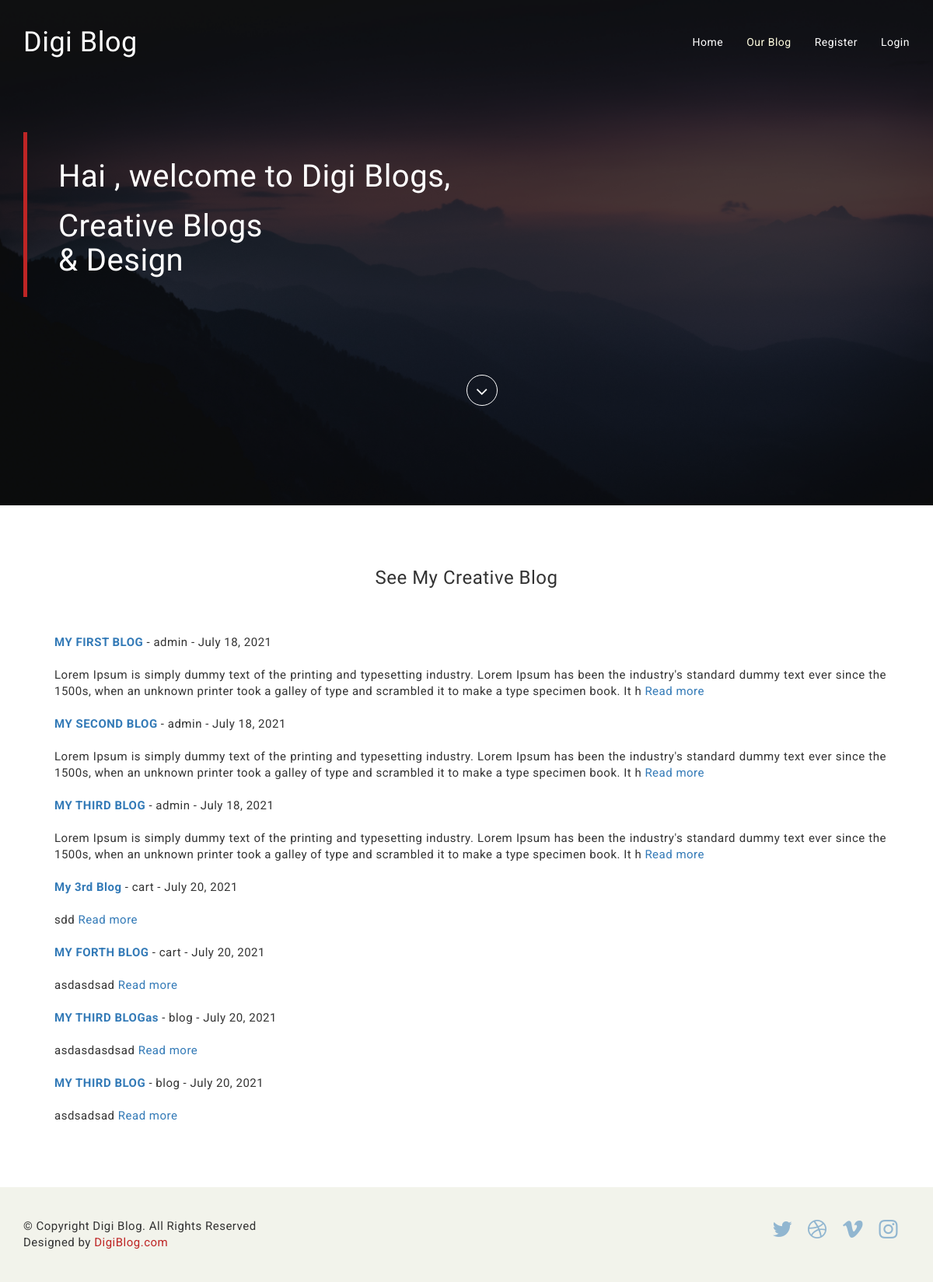
The page / on the database its author committed.
### blogapp/models.py (models this page shows, shortened)
class Post(models.Model):
    title=models.CharField(max_length=200)
    author=models.ForeignKey(User,on_delete=models.CASCADE)
    body=models.TextField()
    post_date=models.DateField(auto_now_add=True)

### blogapp/views.py (the view)
# urls.py: path('',HomeView.as_view(),name='home'),
class HomeView(ListView):
    model = Post
    template_name = 'home.html'

### blogapp/templates/home.html
{% extends 'index.html' %}
{% block content %}
<div class="col-12 bg-light text-dark">
{% for post in object_list %}
<ul>
<div class="text-justify col-12 col-sm-12 col-md-12 col-lg-12">
    <a href="{% url 'article_detail' post.pk %}" ><strong> {{ post.title }}</strong></a>
        - {{ post.author.username }} -
        {{ post.post_date }}
    <br><br>
        {{ post.body|slice:250 }} <a href="{% url 'article_detail' post.pk %}"> Read more</a>
        <br><br>
</div>
</ul>
<br>
{% endfor %}
        </div>
{% endblock %}

### blogapp/templates/index.html (shortened to what this page needs)
{% load static %}
<html lang="en">
<head>
  <link rel="stylesheet" type="text/css" href="static/css/font-awesome.min.css">
  <link rel="stylesheet" type="text/css" href="static/css/bootstrap.min.css">
  <link rel="stylesheet" type="text/css" href="static/css/animate.css">
  <link rel="stylesheet" type="text/css" href="static/css/style.css">
</head>
<body id="myPage" data-spy="scroll" data-target=".navbar" data-offset="60" onload="myFunction()">
  <div class="heed">
    <div class="bg-color">
      <header id="main-header">
        <nav class="navbar navbar-default navbar-fixed-top">
          <div class="container">
            <div class="navbar-header">
              <a class="navbar-brand" href="#">Digi Blog</a>
            </div>
            <div class="collapse navbar-collapse" id="lauraMenu">
              <ul class="nav navbar-nav navbar-right navbar-border">
                <li class="active"><a href="#main-header">Home</a></li>
                <li><a href="#blog">Our Blog</a></li>
                {% if user.is_authenticated %}
                <li><a href="{% url 'add_post' %}">Add Post</a></li>
                <li><a href="{% url 'logout' %}">Logout</a></li>
                {% else %}
                <li><a href="{% url 'register' %}">Register</a></li>
                <li><a href="{% url 'login' %}">Login</a></li>
                {% endif %}
              </ul>
            </div>
          </div>
        </nav>
      </header>
            <div class="wrapper">
        <div class="container">
          <div class="row">
            <div class="col-md-12 wow fadeIn delay-05s">
              <div class="banner-text">
                <h2><span>Hai</span> ,<strong>{{user.username}}</strong> <span>welcome to Digi Blogs,</span></h2>
                <p><h2><span>Creative Blogs <br>& Design</span></h2></p>
              </div>
              <div class="overlay-detail text-center">
                <a href="#blog"><i class="fa fa-angle-down"></i></a>
              </div>
            </div>
          </div>
        </div>
      </div>
    </div>
  </div>
  <section id="blog" class="section-padding wow fadeInUp">
    <center><h2 class="title text-center"><span class="deco">See My Creative Blog</span></h2></center>
    <div class="container-fluid" id="blogs">
      <div class="row col-12 col-sm-12 col-md-12 col-lg-12">
        <div class="row mx-auto">
          <div class="mx-auto">
              <div class="container col-12 col-sm-12 col-md-12 col-lg-12">
                  {% block content %}
                  {% endblock %}
              </div>
            </div>
          </div>
        </div>
      </div>
  </section>
  <footer class="footer-2 text-center-xs bg--white">
    <div class="container">
      <div class="row">
        <div class="col-md-6">
          <div class="footer">
            © Copyright Digi Blog. All Rights Reserved
            <div class="credits">
              Designed by <a href="https://digiblog/">DigiBlog.com</a>
            </div>
          </div>
        </div>
        <div class="col-md-6 text-right">
          <ul class="social-list">
            <li>
              <a href="#"><i class="fa fa-twitter"></i></a>
            </li>
            <li>
              <a href="#"><i class="fa fa-dribbble"></i></a>
            </li>
            <li>
              <a href="#"><i class="fa fa-vimeo"></i></a>
            </li>
            <li>
              <a href="#"><i class="fa fa-instagram"></i></a>
            </li>
          </ul>
        </div>
      </div>
    </div>
  </footer>
</body>
</html>

### blogapp/static/css/style.css (style rules this page uses)
body { line-height: 1.4; font-family: 'Roboto', sans-serif; font-size: 18px; letter-spacing: 0.5px; font-size: 15px; font-weight: 400; }
ol, ul { list-style: none; }
a { outline: none; }
.navbar-default { background-color: transparent; border: 0px; padding: 20px 0; transition: all 0.3s; }
.navbar-brand { font-size: 36px; font-family: 'Satisfy', cursive; }
.navbar-default .navbar-brand, .navbar-default .navbar-brand:hover, .navbar-default .navbar-brand:focus { color: #fff; outline: none; }
.navbar-default .navbar-nav>li>a { font-size: 14px; font-weight: 400; color: #fff; outline: none; }
.navbar-default .navbar-nav>.active>a, .navbar-default .navbar-nav>.active>a:focus, .navbar-default .navbar-nav>.active>a:hover { color: #fffde0; background-color: transparent; }
.bg-color { background-color: RGBA(0, 0, 0, 0.67); min-height: 650px; }
.banner-text { border-left: 5px solid #BE2525; padding: 15px 40px; color: #fff; margin-top: 170px; }
.banner-text h2, .banner-text p { font-size: 40px; font-weight: 400; font-family: 'Questrial', sans-serif; }
.banner-text h2 span { font-family: 'Satisfy', cursive; }
.overlay-detail { margin: 0 auto; }
.overlay-detail a i { text-align: center; position: absolute; bottom: -140px; font-size: 24px; color: #fff; width: 40px; height: 40px; border: 1px solid #fff; line-height: 40px; border-radius: 50%; }
.deco { font-family: 'Satisfy', cursive; }
.section-padding { padding: 60px 0px; }
.title { font-size: 24px; margin-bottom: 50px; }
footer { padding: 40px 0; background: #F2F3EB; }
.footer a { color: #BE2525; }
.footer__navigation li, .social-list li { display: inline-block; }
.social-list li { transition: 0.2s linear; -webkit-transition: 0.2s linear; -moz-transition: 0.2s linear; opacity: .5; display: inline-block; margin: 0; }
.social-list li a { font-size: 28px; margin-right: 15px; }
.navbar-nav>li>a { padding-top: 24px; padding-bottom: 24px; }
.navbar-brand { margin-top: 9px; }

### blogapp/templates/index.html (style rules this page uses)
.heed { background-image:url("static/img/qsa.jpg"); background-size: cover; min-height: 630px; position: relative; <!-- }

### rows shown on the page
Post: title "MY FIRST BLOG", author.username "admin", post_date "July 18, 2021", body "Lorem Ipsum is simply dummy text of the printing and typesetting industry. Lorem Ipsum has been the industry's standard dummy text ever since the 1500s, when an unknown printer took a galley of type and scrambled it to make a type specimen book. It h"
Post: title "MY SECOND BLOG", author.username "admin", post_date "July 18, 2021", body "Lorem Ipsum is simply dummy text of the printing and typesetting industry. Lorem Ipsum has been the industry's standard dummy text ever since the 1500s, when an unknown printer took a galley of type and scrambled it to make a type specimen book. It h"
Post: title "MY THIRD BLOG", author.username "admin", post_date "July 18, 2021", body "Lorem Ipsum is simply dummy text of the printing and typesetting industry. Lorem Ipsum has been the industry's standard dummy text ever since the 1500s, when an unknown printer took a galley of type and scrambled it to make a type specimen book. It h"
Post: title "My 3rd Blog", author.username "cart", post_date "July 20, 2021", body "sdd"
Post: title "MY FORTH BLOG", author.username "cart", post_date "July 20, 2021", body "asdasdsad"
Post: title "MY THIRD BLOGas", author.username "blog", post_date "July 20, 2021", body "asdasdasdsad"
Post: title "MY THIRD BLOG", author.username "blog", post_date "July 20, 2021", body "asdsadsad"
